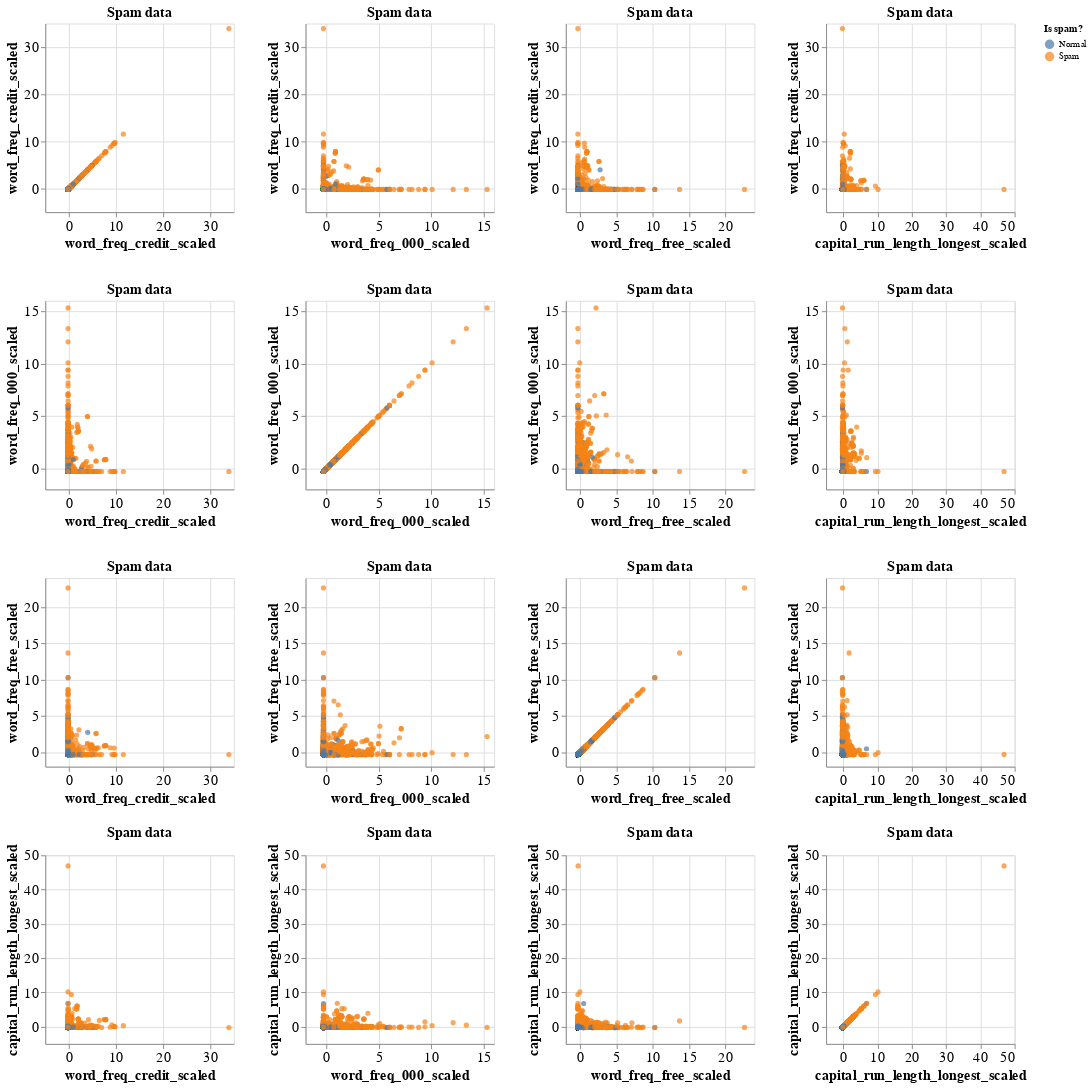

Notebook code cell kept with this figure:
### Code cell
#exploratory data analysis graph. This is scaled training data but the data seems to be crammed together because of the scale of the axis
#dispite scaling. Most of the action seems to be happening below x or y = 2 so we can "zoom in" on that section to take a closer look

# we are also using multiple prediction variables, so to avoid multidimentional graphs, we used a repeat chart
exploratory_matrix = (
    alt.Chart(spam_train_scaled, title = "Spam data")
    .mark_circle()
    .encode(
        x = alt.X(alt.repeat("column"), type = "quantitative"), 
        y = alt.Y(alt.repeat("row"), type = "quantitative"),
        color = alt.Color("is_spam:N", title = "Is spam?")
    )
    .properties(width=200, height=200)
    .repeat(row = ["word_freq_credit_scaled", "word_freq_000_scaled","word_freq_free_scaled","capital_run_length_longest_scaled"],
           column = ["word_freq_credit_scaled", "word_freq_000_scaled","word_freq_free_scaled","capital_run_length_longest_scaled"])
    .configure_axis(labelFontSize = 15, titleFontSize = 15)
    .configure_title(fontSize = 15)

   )

exploratory_matrix

### Figure 1 — Vega-Lite specification as saved in the notebook (floating-point values rounded to 4 significant figures; data arrays with more than 128 entries replaced by an {"elided": "..."} marker saying what was removed)
{"config": {"view": {"continuousWidth": 400, "continuousHeight": 300}, "axis": {"labelFontSize": 15, "titleFontSize": 15}, "title": {"fontSize": 15}}, "repeat": {"column": ["word_freq_credit_scaled", "word_freq_000_scaled", "word_freq_free_scaled", "capital_run_length_longest_scaled"], "row": ["word_freq_credit_scaled", "word_freq_000_scaled", "word_freq_free_scaled", "capital_run_length_longest_scaled"]}, "spec": {"data": {"name": "data-2597071f2095152b49f8dd864395d3bf"}, "mark": "circle", "encoding": {"color": {"field": "is_spam", "title": "Is spam?", "type": "nominal"}, "x": {"field": {"repeat": "column"}, "type": "quantitative"}, "y": {"field": {"repeat": "row"}, "type": "quantitative"}}, "height": 200, "title": "Spam data", "width": 200}, "$schema": "https://vega.github.io/schema/vega-lite/v4.17.0.json", "datasets": {"data-2597071f2095152b49f8dd864395d3bf": {"elided": "3450 records"}}}
